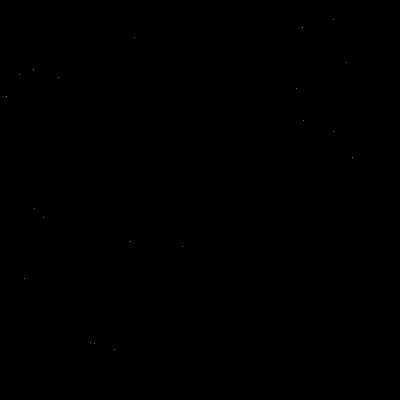
Frame 1 (no input)
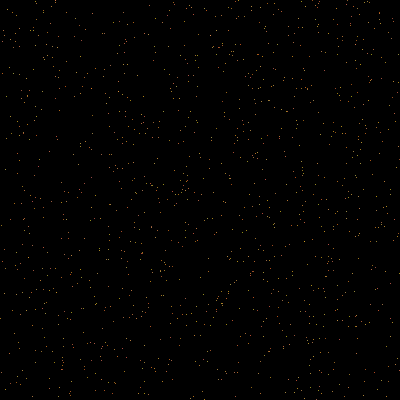
Frame 60 (the mouse pressed at the canvas centre just before this capture)
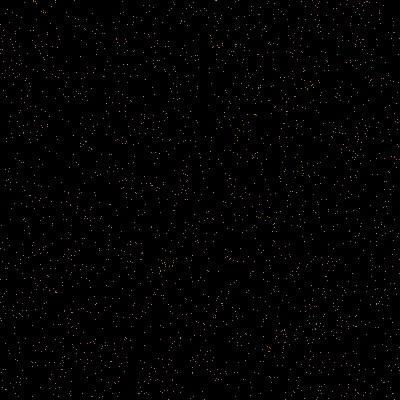
Frame 120 (the mouse held since frame 60 and released just before this capture)

The Processing sketch that drew these frames (run headless with seeded random() and noise(); from frame 60 on, the mouse is pressed at the canvas centre):

// Processing sketch: processing_2573
// ── processing_2573.pde

float longitud;

void setup(){
  size(400,400);
  background(0);
  smooth();
 
}

void draw(){
   for (int i = 0; i <height; i= i+20){
   stroke(random(200,255), random(100,200),random (25,100));
   beginShape(POINTS);
  vertex(random(0,400),random(0,400));
  endShape();
  }
}
  
